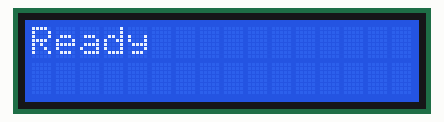
Simulated run of this sketch. Board: ESP32. Shown: 16×2 character LCD. WiFi joins after 1.5 s; servers stay silent unless stated; uploads are accepted with an empty reply; not simulated (calls return 0 or success): secrets.h; what the sketch prints to the serial monitor is not drawn.

Above: at 3.3 s.

The sketch:

lcd_wifi.ino
```cpp
/*
 * 웹 → Supabase → ESP32 → LCD
 *
 * 이 스케치 하나만 보면 전체 그림이 이해되게 짰다. 큰 로봇 펌웨어(smartfarm_esp32.ino)와는
 * 별개다 — 먼저 이것부터 따로 띄워서 "웹에서 글자 보내면 LCD에 뜬다"를 확인한 다음,
 * 확인되면 이 폴링 로직을 큰 펌웨어의 loop()에 합치면 된다.
 *
 * ── 필요한 라이브러리 (라이브러리 매니저에서 검색해 설치) ──────────
 *   1. "ArduinoJson"          by Benoit Blanchon   (v7)
 *   2. "LiquidCrystal I2C"    by Frank de Brabander (I2C 1602 LCD용)
 *      ※ 배선이 I2C가 아니라 병렬(RS/E/D4-D7)이면 대신 내장 "LiquidCrystal"을 쓴다.
 *
 * ── 배선 (I2C 1602, PCF8574 백팩 기준) ──────────────────────────
 *   LCD VCC → 5V,  GND → GND,  SDA → GPIO21,  SCL → GPIO22
 *   I2C 주소(0x27 / 0x3F 등)는 스케치가 알아서 찾는다. 따로 스캐너를 돌릴 필요 없다.
 *
 * ── 이 스케치가 하는 일 ────────────────────────────────────────
 *   1. 집 와이파이(공유기)에 접속한다 — ESP32가 SoftAP를 켜는 게 아니라
 *      일반 기기처럼 와이파이에 붙는다. 그래야 인터넷 건너 Supabase에 닿는다.
 *   2. 3초마다 Supabase의 lcd_state 테이블을 REST API로 조회한다.
 *      GET https://<프로젝트>.supabase.co/rest/v1/lcd_state?select=text,updated_at&id=eq.1
 *   3. updated_at이 마지막으로 본 값과 다르면 → 새 글자가 온 것 → LCD에 찍는다.
 *      매번 새로 찍지 않는 이유: LCD를 계속 지웠다 쓰면 눈에 띄게 깜빡인다.
 *
 * Supabase 인증은 "anon key"라는 공개용 API 키 하나만 있으면 된다. 로그인 절차 없음.
 * (schema.sql에서 anon 키에 읽기/쓰기를 열어뒀다 — 해커톤 데모 범위의 설정이다.)
 */

#include <WiFi.h>
#include <HTTPClient.h>
#include <WiFiClientSecure.h>
#include <ArduinoJson.h>
#include <Wire.h>
#include <LiquidCrystal_I2C.h>

// 와이파이 비밀번호·Supabase 키는 이 파일에 직접 안 적는다 — 여기 적으면 git에
// 그대로 커밋돼서 공개 저장소에 비밀번호가 노출된다. 같은 폴더의 secrets.h
// (.gitignore로 제외됨)에 실제 값이 있고, 없으면 secrets.h.example을 복사해서 만든다.
#include "secrets.h"

/**
 * LCD의 I2C 주소는 모듈마다 다르다(대부분 0x27, 일부 0x3F).
 * 틀리면 아무것도 안 뜨거나 글자가 깨지는데, 초보가 원인 찾기 제일 어려운 지점이라
 * 스케치가 직접 I2C 버스를 훑어서 찾는다. 못 찾으면 0x27로 시도한다.
 * → 별도 I2C Scanner 예제를 돌릴 필요가 없다.
 */
LiquidCrystal_I2C* lcd = nullptr;

uint8_t findLcdAddress() {
  Serial.println("[2] I2C 주소 스캔 시작...");
  uint8_t found = 0;

  for (uint8_t addr = 1; addr < 127; addr++) {
    Wire.beginTransmission(addr);
    if (Wire.endTransmission() == 0) {
      Serial.printf("    → 장치 발견: 0x%02X\n", addr);
      if (found == 0) found = addr;
    }
  }

  if (found == 0) {
    Serial.println("[2] 장치를 하나도 못 찾음 — 배선 확인 필요 (SDA=21, SCL=22, VCC=5V, GND)");
    Serial.println("    일단 0x27로 시도합니다.");
    return 0x27;
  }
  Serial.printf("[2] 사용할 주소: 0x%02X\n", found);
  return found;
}

unsigned long lastPoll = 0;
const unsigned long POLL_MS = 3000;   // 너무 자주 부르면 무료 API 호출 한도를 금방 쓴다
String lastUpdatedAt = "";

void connectWifi() {
  WiFi.mode(WIFI_STA);
  WiFi.begin(WIFI_SSID, WIFI_PASS);
  Serial.printf("[4] 와이파이 연결 중 (%s)", WIFI_SSID);
  while (WiFi.status() != WL_CONNECTED) {
    delay(400);
    Serial.print(".");
  }
  Serial.println();
  Serial.print("[4] 연결됨. IP: ");
  Serial.println(WiFi.localIP());
}

/** LCD 16칸을 넘기면 잘라서 보여준다. 한글은 애초에 웹 쪽에서 걸러 보낸다. */
void showOnLcd(const String& text) {
  lcd->clear();
  lcd->setCursor(0, 0);
  lcd->print(text.substring(0, 16));
  if (text.length() > 16) {
    lcd->setCursor(0, 1);
    lcd->print(text.substring(16, 32));
  }
}

void pollOnce() {
  if (WiFi.status() != WL_CONNECTED) {
    connectWifi();
    return;
  }

  WiFiClientSecure client;
  // Supabase 루트 인증서를 기기에 심는 대신 인증서 검증을 건너뛴다.
  // 해커톤/취미 프로젝트에서 흔한 타협이다 — 중간자 공격 방어는 안 되지만
  // (a) 여기서 오가는 데이터가 LCD 문구뿐이고 (b) 배선 검증이 목적이라 감수한다.
  // 제대로 하려면 Supabase의 루트 CA를 받아 setCACert()로 박아야 한다.
  client.setInsecure();

  HTTPClient http;
  String url = String(SUPABASE_URL) + "/rest/v1/lcd_state?select=text,updated_at&id=eq.1";
  http.begin(client, url);
  http.addHeader("apikey", SUPABASE_ANON_KEY);
  http.addHeader("Authorization", String("Bearer ") + SUPABASE_ANON_KEY);

  int code = http.GET();

  if (code == 200) {
    String body = http.getString();

    // PostgREST는 배열로 응답한다: [{"text":"...", "updated_at":"..."}]
    JsonDocument doc;
    DeserializationError err = deserializeJson(doc, body);
    if (!err && doc.is<JsonArray>() && doc.size() > 0) {
      JsonObject row = doc[0];
      const char* text = row["text"] | "";
      const char* updatedAt = row["updated_at"] | "";

      if (lastUpdatedAt != updatedAt) {
        lastUpdatedAt = updatedAt;
        Serial.printf("새 문구: %s\n", text);
        showOnLcd(String(text));
      }
    } else {
      Serial.println("JSON 파싱 실패 — 응답 형식이 이상함");
    }
  } else {
    Serial.printf("Supabase 호출 실패, HTTP %d\n", code);
    if (code < 0) Serial.println(http.errorToString(code));
  }

  http.end();
}

void setup() {
  Serial.begin(115200);
  // 이 딜레이가 없으면 첫 몇 줄이 시리얼 모니터에 안 찍히고 날아간다.
  delay(1500);
  Serial.println();
  Serial.println("========== LCD 스케치 시작 ==========");
  Serial.println("[1] 시리얼 정상");

  // 핀을 명시하고, 배선이 잘못돼도 스캔이 영원히 멈추지 않도록 타임아웃을 건다.
  Wire.begin(21, 22);
  Wire.setTimeOut(50);
  delay(50);

  lcd = new LiquidCrystal_I2C(findLcdAddress(), 16, 2);
  lcd->init();
  lcd->backlight();
  lcd->setCursor(0, 0);
  lcd->print("Connecting...");
  Serial.println("[3] LCD 초기화 명령 전송함");

  connectWifi();

  lcd->clear();
  lcd->setCursor(0, 0);
  lcd->print("Ready");
  Serial.println("[5] 준비 완료 — 3초마다 Supabase 확인 시작");
}

void loop() {
  if (millis() - lastPoll >= POLL_MS) {
    lastPoll = millis();
    pollOnce();
  }
}
```
